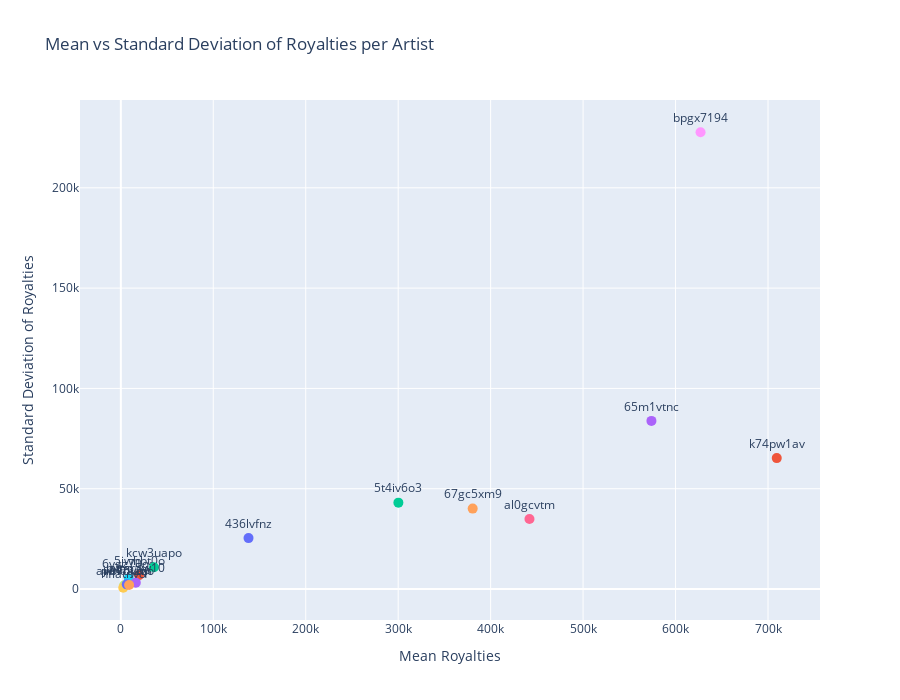

Source (notebook cell):
### Code cell
import plotly.express as px

fig = px.scatter(
    summary_stats,
    x="mean_royalties",
    y="std_royalties",
    color="artist_id",
    text="artist_id",
    title="Mean vs Standard Deviation of Royalties per Artist",
    labels={
        "mean_royalties": "Mean Royalties",
        "std_royalties": "Standard Deviation of Royalties"
    },
    width=900,
    height=700
)

# Show labels on hover only, not all at once
fig.update_traces(textposition='top center', marker=dict(size=10), showlegend=False)

fig.show()

### Figure 1 — Plotly figure (JSON) as saved in the notebook; plotly's stock layout.template omitted (floating-point values rounded to 4 significant figures)
{"data": [{"hovertemplate": "artist_id=%{text}<br>Mean Royalties=%{x}<br>Standard Deviation of Royalties=%{y}<extra></extra>", "legendgroup": "436lvfnz", "marker": {"color": "#636efa", "size": 10, "symbol": "circle"}, "mode": "markers+text", "name": "436lvfnz", "orientation": "v", "showlegend": false, "text": ["436lvfnz"], "textposition": "top center", "type": "scatter", "x": [138100.0], "xaxis": "x", "y": [25380.0], "yaxis": "y"}, {"hovertemplate": "artist_id=%{text}<br>Mean Royalties=%{x}<br>Standard Deviation of Royalties=%{y}<extra></extra>", "legendgroup": "5jwhbt0o", "marker": {"color": "#EF553B", "size": 10, "symbol": "circle"}, "mode": "markers+text", "name": "5jwhbt0o", "orientation": "v", "showlegend": false, "text": ["5jwhbt0o"], "textposition": "top center", "type": "scatter", "x": [19700.0], "xaxis": "x", "y": [6934.0], "yaxis": "y"}, {"hovertemplate": "artist_id=%{text}<br>Mean Royalties=%{x}<br>Standard Deviation of Royalties=%{y}<extra></extra>", "legendgroup": "5t4iv6o3", "marker": {"color": "#00cc96", "size": 10, "symbol": "circle"}, "mode": "markers+text", "name": "5t4iv6o3", "orientation": "v", "showlegend": false, "text": ["5t4iv6o3"], "textposition": "top center", "type": "scatter", "x": [300200.0], "xaxis": "x", "y": [43060.0], "yaxis": "y"}, {"hovertemplate": "artist_id=%{text}<br>Mean Royalties=%{x}<br>Standard Deviation of Royalties=%{y}<extra></extra>", "legendgroup": "65m1vtnc", "marker": {"color": "#ab63fa", "size": 10, "symbol": "circle"}, "mode": "markers+text", "name": "65m1vtnc", "orientation": "v", "showlegend": false, "text": ["65m1vtnc"], "textposition": "top center", "type": "scatter", "x": [573900.0], "xaxis": "x", "y": [83810.0], "yaxis": "y"}, {"hovertemplate": "artist_id=%{text}<br>Mean Royalties=%{x}<br>Standard Deviation of Royalties=%{y}<extra></extra>", "legendgroup": "67gc5xm9", "marker": {"color": "#FFA15A", "size": 10, "symbol": "circle"}, "mode": "markers+text", "name": "67gc5xm9", "orientation": "v", "showlegend": false, "text": ["67gc5xm9"], "textposition": "top center", "type": "scatter", "x": [380600.0], "xaxis": "x", "y": [40090.0], "yaxis": "y"}, {"hovertemplate": "artist_id=%{text}<br>Mean Royalties=%{x}<br>Standard Deviation of Royalties=%{y}<extra></extra>", "legendgroup": "6ygz70qs", "marker": {"color": "#19d3f3", "size": 10, "symbol": "circle"}, "mode": "markers+text", "name": "6ygz70qs", "orientation": "v", "showlegend": false, "text": ["6ygz70qs"], "textposition": "top center", "type": "scatter", "x": [8667.0], "xaxis": "x", "y": [5294.0], "yaxis": "y"}, {"hovertemplate": "artist_id=%{text}<br>Mean Royalties=%{x}<br>Standard Deviation of Royalties=%{y}<extra></extra>", "legendgroup": "al0gcvtm", "marker": {"color": "#FF6692", "size": 10, "symbol": "circle"}, "mode": "markers+text", "name": "al0gcvtm", "orientation": "v", "showlegend": false, "text": ["al0gcvtm"], "textposition": "top center", "type": "scatter", "x": [442000.0], "xaxis": "x", "y": [34920.0], "yaxis": "y"}, {"hovertemplate": "artist_id=%{text}<br>Mean Royalties=%{x}<br>Standard Deviation of Royalties=%{y}<extra></extra>", "legendgroup": "awrkf92m", "marker": {"color": "#B6E880", "size": 10, "symbol": "circle"}, "mode": "markers+text", "name": "awrkf92m", "orientation": "v", "showlegend": false, "text": ["awrkf92m"], "textposition": "top center", "type": "scatter", "x": [3590.0], "xaxis": "x", "y": [1859.0], "yaxis": "y"}, {"hovertemplate": "artist_id=%{text}<br>Mean Royalties=%{x}<br>Standard Deviation of Royalties=%{y}<extra></extra>", "legendgroup": "bpgx7194", "marker": {"color": "#FF97FF", "size": 10, "symbol": "circle"}, "mode": "markers+text", "name": "bpgx7194", "orientation": "v", "showlegend": false, "text": ["bpgx7194"], "textposition": "top center", "type": "scatter", "x": [627000.0], "xaxis": "x", "y": [227700.0], "yaxis": "y"}, {"hovertemplate": "artist_id=%{text}<br>Mean Royalties=%{x}<br>Standard Deviation of Royalties=%{y}<extra></extra>", "legendgroup": "hfiatnv8", "marker": {"color": "#FECB52", "size": 10, "symbol": "circle"}, "mode": "markers+text", "name": "hfiatnv8", "orientation": "v", "showlegend": false, "text": ["hfiatnv8"], "textposition": "top center", "type": "scatter", "x": [2617.0], "xaxis": "x", "y": [638.1], "yaxis": "y"}, {"hovertemplate": "artist_id=%{text}<br>Mean Royalties=%{x}<br>Standard Deviation of Royalties=%{y}<extra></extra>", "legendgroup": "jla6nu3p", "marker": {"color": "#636efa", "size": 10, "symbol": "circle"}, "mode": "markers+text", "name": "jla6nu3p", "orientation": "v", "showlegend": false, "text": ["jla6nu3p"], "textposition": "top center", "type": "scatter", "x": [6408.0], "xaxis": "x", "y": [2328.0], "yaxis": "y"}, {"hovertemplate": "artist_id=%{text}<br>Mean Royalties=%{x}<br>Standard Deviation of Royalties=%{y}<extra></extra>", "legendgroup": "k74pw1av", "marker": {"color": "#EF553B", "size": 10, "symbol": "circle"}, "mode": "markers+text", "name": "k74pw1av", "orientation": "v", "showlegend": false, "text": ["k74pw1av"], "textposition": "top center", "type": "scatter", "x": [709500.0], "xaxis": "x", "y": [65260.0], "yaxis": "y"}, {"hovertemplate": "artist_id=%{text}<br>Mean Royalties=%{x}<br>Standard Deviation of Royalties=%{y}<extra></extra>", "legendgroup": "kcw3uapo", "marker": {"color": "#00cc96", "size": 10, "symbol": "circle"}, "mode": "markers+text", "name": "kcw3uapo", "orientation": "v", "showlegend": false, "text": ["kcw3uapo"], "textposition": "top center", "type": "scatter", "x": [35870.0], "xaxis": "x", "y": [10820.0], "yaxis": "y"}, {"hovertemplate": "artist_id=%{text}<br>Mean Royalties=%{x}<br>Standard Deviation of Royalties=%{y}<extra></extra>", "legendgroup": "pymr5w10", "marker": {"color": "#ab63fa", "size": 10, "symbol": "circle"}, "mode": "markers+text", "name": "pymr5w10", "orientation": "v", "showlegend": false, "text": ["pymr5w10"], "textposition": "top center", "type": "scatter", "x": [16190.0], "xaxis": "x", "y": [3189.0], "yaxis": "y"}, {"hovertemplate": "artist_id=%{text}<br>Mean Royalties=%{x}<br>Standard Deviation of Royalties=%{y}<extra></extra>", "legendgroup": "r976ytqo", "marker": {"color": "#FFA15A", "size": 10, "symbol": "circle"}, "mode": "markers+text", "name": "r976ytqo", "orientation": "v", "showlegend": false, "text": ["r976ytqo"], "textposition": "top center", "type": "scatter", "x": [8948.0], "xaxis": "x", "y": [1988.0], "yaxis": "y"}], "layout": {"height": 700, "legend": {"title": {"text": "artist_id"}, "tracegroupgap": 0}, "title": {"text": "Mean vs Standard Deviation of Royalties per Artist"}, "width": 900, "xaxis": {"anchor": "y", "domain": [0, 1], "title": {"text": "Mean Royalties"}}, "yaxis": {"anchor": "x", "domain": [0, 1], "title": {"text": "Standard Deviation of Royalties"}}}}
